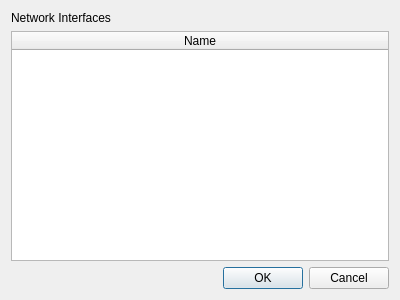
<?xml version="1.0" encoding="UTF-8"?>
<ui version="4.0">
 <class>Dialog</class>
 <widget class="QDialog" name="Dialog">
  <property name="geometry">
   <rect>
    <x>0</x>
    <y>0</y>
    <width>400</width>
    <height>300</height>
   </rect>
  </property>
  <property name="windowTitle">
   <string>Select Interface to Capture</string>
  </property>
  <layout class="QVBoxLayout" name="verticalLayout">
   <item>
    <widget class="QLabel" name="label">
     <property name="text">
      <string>Network Interfaces</string>
     </property>
    </widget>
   </item>
   <item>
    <widget class="QTableWidget" name="tableWidgetInterface">
     <property name="editTriggers">
      <set>QAbstractItemView::NoEditTriggers</set>
     </property>
     <property name="alternatingRowColors">
      <bool>true</bool>
     </property>
     <property name="selectionBehavior">
      <enum>QAbstractItemView::SelectRows</enum>
     </property>
     <property name="sortingEnabled">
      <bool>true</bool>
     </property>
     <attribute name="horizontalHeaderStretchLastSection">
      <bool>true</bool>
     </attribute>
     <column>
      <property name="text">
       <string>Name</string>
      </property>
     </column>
    </widget>
   </item>
   <item>
    <widget class="QDialogButtonBox" name="buttonBox">
     <property name="orientation">
      <enum>Qt::Horizontal</enum>
     </property>
     <property name="standardButtons">
      <set>QDialogButtonBox::Cancel|QDialogButtonBox::Ok</set>
     </property>
    </widget>
   </item>
  </layout>
 </widget>
 <resources/>
 <connections>
  <connection>
   <sender>buttonBox</sender>
   <signal>accepted()</signal>
   <receiver>Dialog</receiver>
   <slot>accept()</slot>
   <hints>
    <hint type="sourcelabel">
     <x>248</x>
     <y>254</y>
    </hint>
    <hint type="destinationlabel">
     <x>157</x>
     <y>274</y>
    </hint>
   </hints>
  </connection>
  <connection>
   <sender>buttonBox</sender>
   <signal>rejected()</signal>
   <receiver>Dialog</receiver>
   <slot>reject()</slot>
   <hints>
    <hint type="sourcelabel">
     <x>316</x>
     <y>260</y>
    </hint>
    <hint type="destinationlabel">
     <x>286</x>
     <y>274</y>
    </hint>
   </hints>
  </connection>
 </connections>
</ui>
